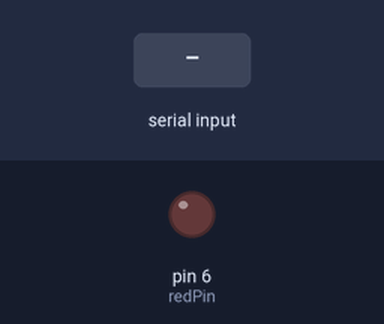
A sketch run on a simulated Arduino Uno, built with avr-gcc and run on an emulated ATmega328P. On the bench: output pins drawn as LEDs (lit = HIGH). Dashed ring = blinking. Inputs (shaded band) come from the test bench. What the sketch prints to the serial monitor is not drawn.

Above: at 1.2 s.
1.3 s: "90,45\n" received over Serial
At 1.7 s:
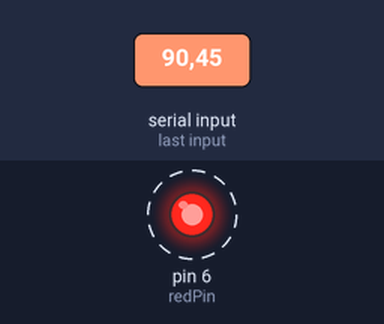
Timing chart, 0 to 10.3 s (numbered marks = the images above; inputs shaded):
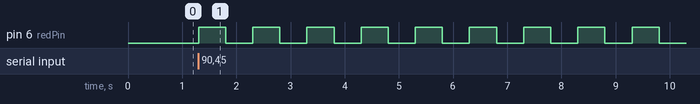

Measured:
- after the input at 1.3 s, pin 6 (redPin): alternates HIGH for 0.50 s and LOW for 0.50 s, starting at once

The sketch:

Tutorial18_Code.ino
```cpp
int numBlinks;
String msg = "How many blinks do you want: ";
int bt = 500;
int redPin = 6;

void setup() {
  // put your setup code here, to run once:
  Serial.begin(9600);
  pinMode(redPin, OUTPUT);
}

void loop() {
  // put your main code here, to run repeatedly:
  // to get data from serial monitor you need three things

  // 1. ask for it
  Serial.println(msg);

  // 2. wait until data is entered.
  while (Serial.available() == 0) {
    // do nothing :)
  }

  // 3. read the number
  numBlinks = Serial.parseInt(); // if the number was float we use: Serial.parseFloat()
  for (int j = 1; j <= numBlinks; j++) {
    digitalWrite(redPin, HIGH);
    delay(bt);
    digitalWrite(redPin, LOW);
    delay(bt);
  }
}
```
